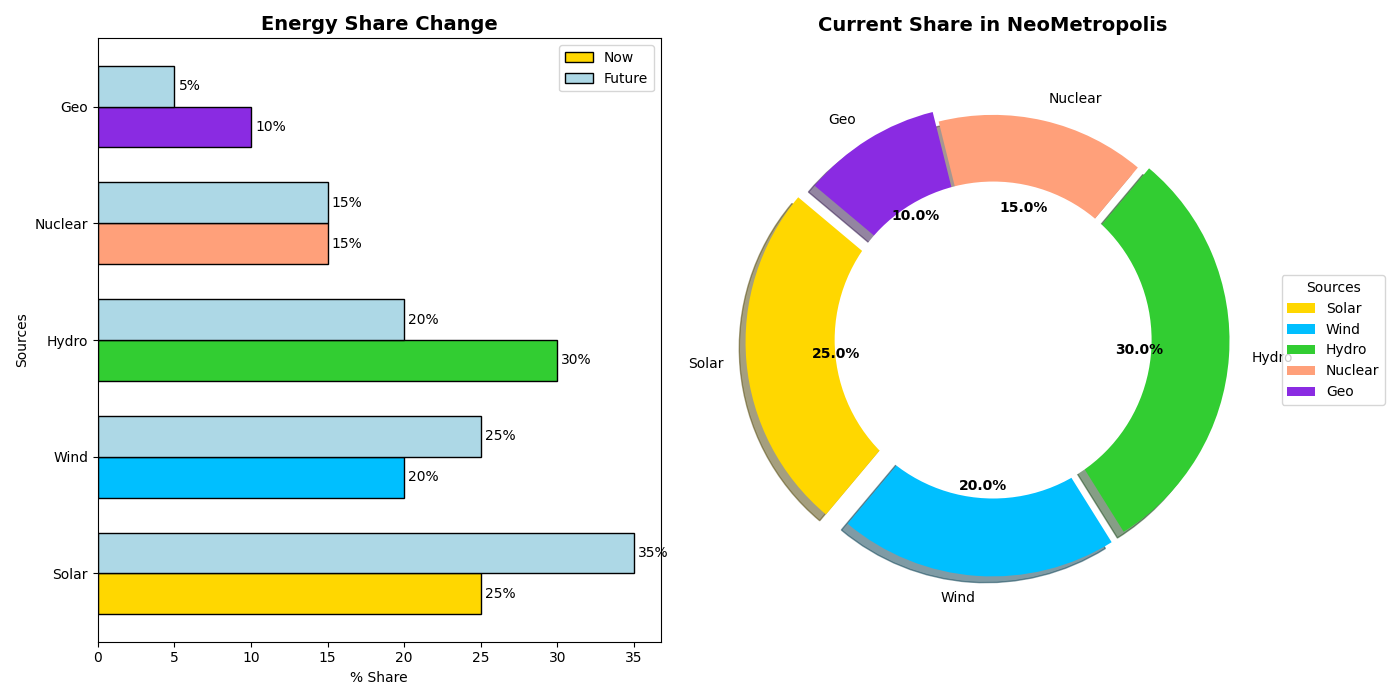

Generate this figure with Python:
import matplotlib.pyplot as plt
import numpy as np

energy_sources = ['Solar', 'Wind', 'Hydro', 'Nuclear', 'Geo']
current_share = [25, 20, 30, 15, 10]
future_share = [35, 25, 20, 15, 5]
colors = ['#FFD700', '#00BFFF', '#32CD32', '#FFA07A', '#8A2BE2']
explode = (0.1, 0.05, 0.05, 0, 0.05)

fig, (ax2, ax1) = plt.subplots(1, 2, figsize=(14, 7))

bar_width = 0.35
index = np.arange(len(energy_sources))

rects1 = ax2.barh(index, current_share, bar_width, color=colors, label='Now', edgecolor='black')
rects2 = ax2.barh(index + bar_width, future_share, bar_width, color='#ADD8E6', label='Future', edgecolor='black')

ax2.set_title('Energy Share Change', fontsize=14, fontweight='bold')
ax2.set_ylabel('Sources')
ax2.set_xlabel('% Share')
ax2.set_yticks(index + bar_width / 2)
ax2.set_yticklabels(energy_sources)
ax2.legend()

def add_value_labels(ax, rects):
    for rect in rects:
        width = rect.get_width()
        ax.annotate(f'{width}%', 
                    xy=(width, rect.get_y() + rect.get_height() / 2),
                    xytext=(3, 0),  
                    textcoords="offset points",
                    ha='left', va='center')

add_value_labels(ax2, rects1)
add_value_labels(ax2, rects2)

wedges, texts, autotexts = ax1.pie(current_share, labels=energy_sources, autopct='%1.1f%%', 
                                   startangle=140, colors=colors, explode=explode, shadow=True)

centre_circle = plt.Circle((0, 0), 0.70, color='white', fc='white', linewidth=1.25)
ax1.add_artist(centre_circle)

ax1.set_title('Current Share in NeoMetropolis', fontsize=14, fontweight='bold', pad=20)
plt.setp(autotexts, size=10, weight='bold', color='black')
plt.setp(texts, size=10)

ax1.legend(wedges, energy_sources, title="Sources", loc="center left", bbox_to_anchor=(1, 0.5), fontsize=10)

plt.tight_layout()
plt.show()
